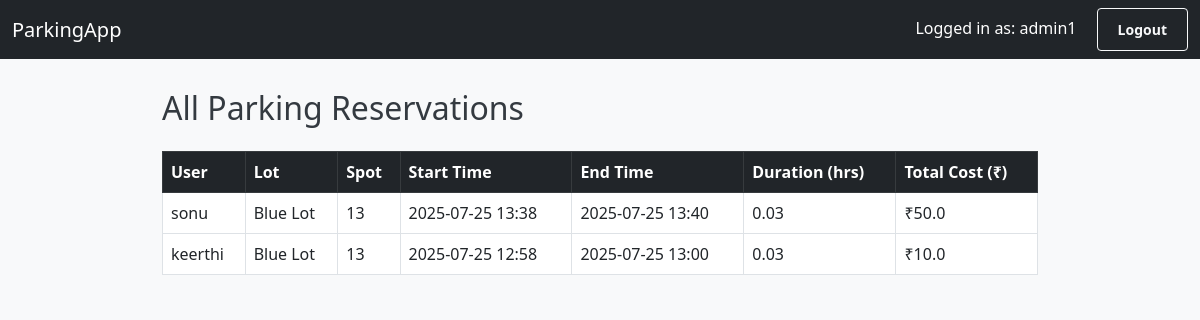
Screenshot of /admin/reservations (signed in) with the database file from the repository.
### models.py (models this page shows)
class User(db.Model, UserMixin):
    id = db.Column(db.Integer, primary_key=True)
    username = db.Column(db.String(80), unique=True)
    password = db.Column(db.String(120))
    role = db.Column(db.String(10))  # 'admin' or 'user'
    reservations = db.relationship('Reservation', backref='user', lazy=True)

class Reservation(db.Model):
    id = db.Column(db.Integer, primary_key=True)
    user_id = db.Column(db.Integer, db.ForeignKey('user.id'))
    spot_id = db.Column(db.Integer, db.ForeignKey('parking_spot.id'))
    start_time = db.Column(db.DateTime)
    end_time = db.Column(db.DateTime)
    cost = db.Column(db.Float)

class ParkingLot(db.Model):
    id = db.Column(db.Integer, primary_key=True)
    name = db.Column(db.String(100))
    address = db.Column(db.String(200))
    pin = db.Column(db.String(10))
    price = db.Column(db.Float)
    max_spots = db.Column(db.Integer)
    spots = db.relationship('ParkingSpot', backref='lot', lazy=True)

class ParkingSpot(db.Model):
    id = db.Column(db.Integer, primary_key=True)
    lot_id = db.Column(db.Integer, db.ForeignKey('parking_lot.id'), nullable=False)
    status = db.Column(db.String(1))  # 'A' (Available) or 'O' (Occupied)
    reservations = db.relationship('Reservation', backref='spot', lazy=True)

### app.py (the view)
@app.route('/admin/reservations')
@login_required
def all_reservations():
    if current_user.role != 'admin':
        return redirect(url_for('home'))
    reservations = Reservation.query.order_by(Reservation.start_time.desc()).all()
    return render_template('admin_reservations.html', reservations=reservations)

### app.py (called while the page is built)
@login_manager.user_loader
def load_user(user_id):
    return User.query.get(int(user_id))

### templates/admin_reservations.html (shortened to what this page needs)
{% extends "layout.html" %}
{% block content %}
  <h2>All Parking Reservations</h2>
  {% if reservations %}
    <table class="table table-bordered table-hover mt-4">
      <thead class="table-dark">
        <tr>
          <th>User</th>
          <th>Lot</th>
          <th>Spot</th>
          <th>Start Time</th>
          <th>End Time</th>
          <th>Duration (hrs)</th>
          <th>Total Cost (₹)</th>
        </tr>
      </thead>
      <tbody>
        {% for r in reservations %}
          <tr>
            <td>{{ r.user.username }}</td>
            <td>{{ r.spot.lot.name }}</td>
            <td>{{ r.spot.id }}</td>
            <td>{{ r.start_time.strftime('%Y-%m-%d %H:%M') }}</td>
            <td>
              {% if r.end_time %}
                {{ r.end_time.strftime('%Y-%m-%d %H:%M') }}
              {% else %}
                <span class="text-danger">Active</span>
              {% endif %}
            </td>
            <td>
              {% if r.end_time %}
                {{ ((r.end_time - r.start_time).total_seconds() / 3600) | round(2) }}
              {% else %}
                -
              {% endif %}
            </td>
            <td>
              {% if r.cost %}
                ₹{{ r.cost }}
              {% else %}
                ₹0.00
              {% endif %}
            </td>
          </tr>
        {% endfor %}
      </tbody>
    </table>
  {% else %}
    <p class="text-muted">No reservation data available.</p>
  {% endif %}
{% endblock %}

### templates/layout.html (shortened to what this page needs)
<!DOCTYPE html>
<html lang="en">
<head>
    <link href="https://cdn.jsdelivr.net/npm/bootstrap@5.3.0/dist/css/bootstrap.min.css" rel="stylesheet">
    <link rel="stylesheet" href="{{ url_for('static', filename='style.css') }}">
</head>
<body>
    <nav class="navbar navbar-expand-lg navbar-dark bg-dark mb-4">
        <div class="container-fluid">
            <a class="navbar-brand" href="{{ url_for('home') }}">ParkingApp</a>
            <div>
                {% if current_user.is_authenticated %}
                    <span class="text-white me-3">Logged in as: {{ current_user.username }}</span>
                    <a href="{{ url_for('logout') }}" class="btn btn-outline-light btn-sm">Logout</a>
                {% else %}
                    <a href="{{ url_for('login') }}" class="btn btn-outline-light btn-sm">Login</a>
                    <a href="{{ url_for('register') }}" class="btn btn-outline-light btn-sm ms-2">Register</a>
                {% endif %}
            </div>
        </div>
    </nav>
    <div class="container">
        {% block content %}{% endblock %}
    </div>
</body>
</html>

### static/style.css (style rules this page uses)
body { background-color: #f8f9fa; font-family: 'Segoe UI', Tahoma, Geneva, Verdana, sans-serif; margin: 0; padding: 0; }
.container { margin-top: 30px; max-width: 900px; }
h1, h2, h4 { color: #343a40; margin-bottom: 20px; }
.btn { padding: 10px 20px; font-weight: bold; }
.navbar { margin-bottom: 0; }

### rows the page displays
User: username "admin1"
Reservation: user.username "sonu", spot.lot.name "Blue Lot", spot.id "13", start_time "2025-07-25 13:38", end_time "2025-07-25 13:40", end_time+start_time "0.03", cost "50.0"
Reservation: user.username "keerthi", spot.lot.name "Blue Lot", spot.id "13", start_time "2025-07-25 12:58", end_time "2025-07-25 13:00", end_time+start_time "0.03", cost "10.0"
